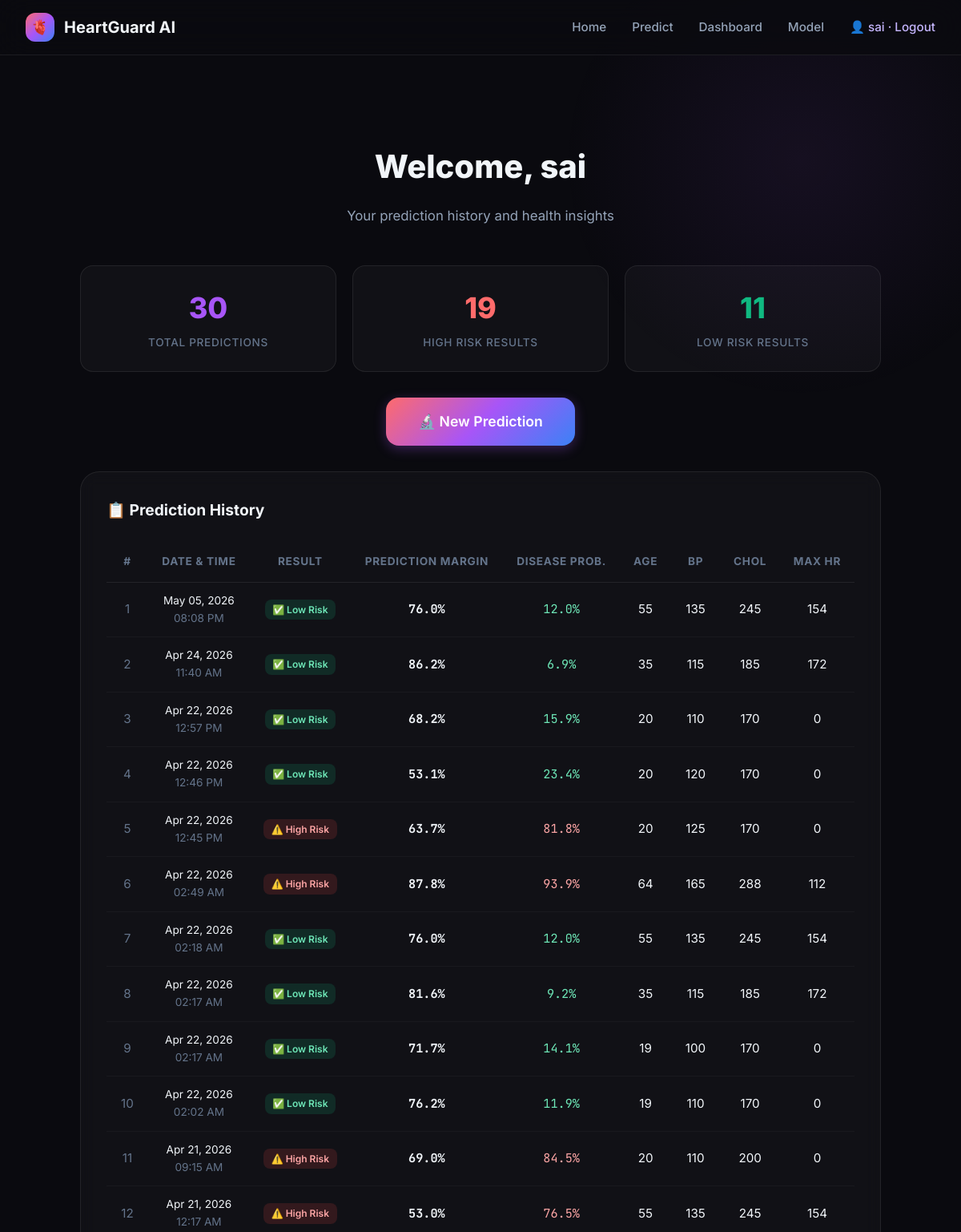
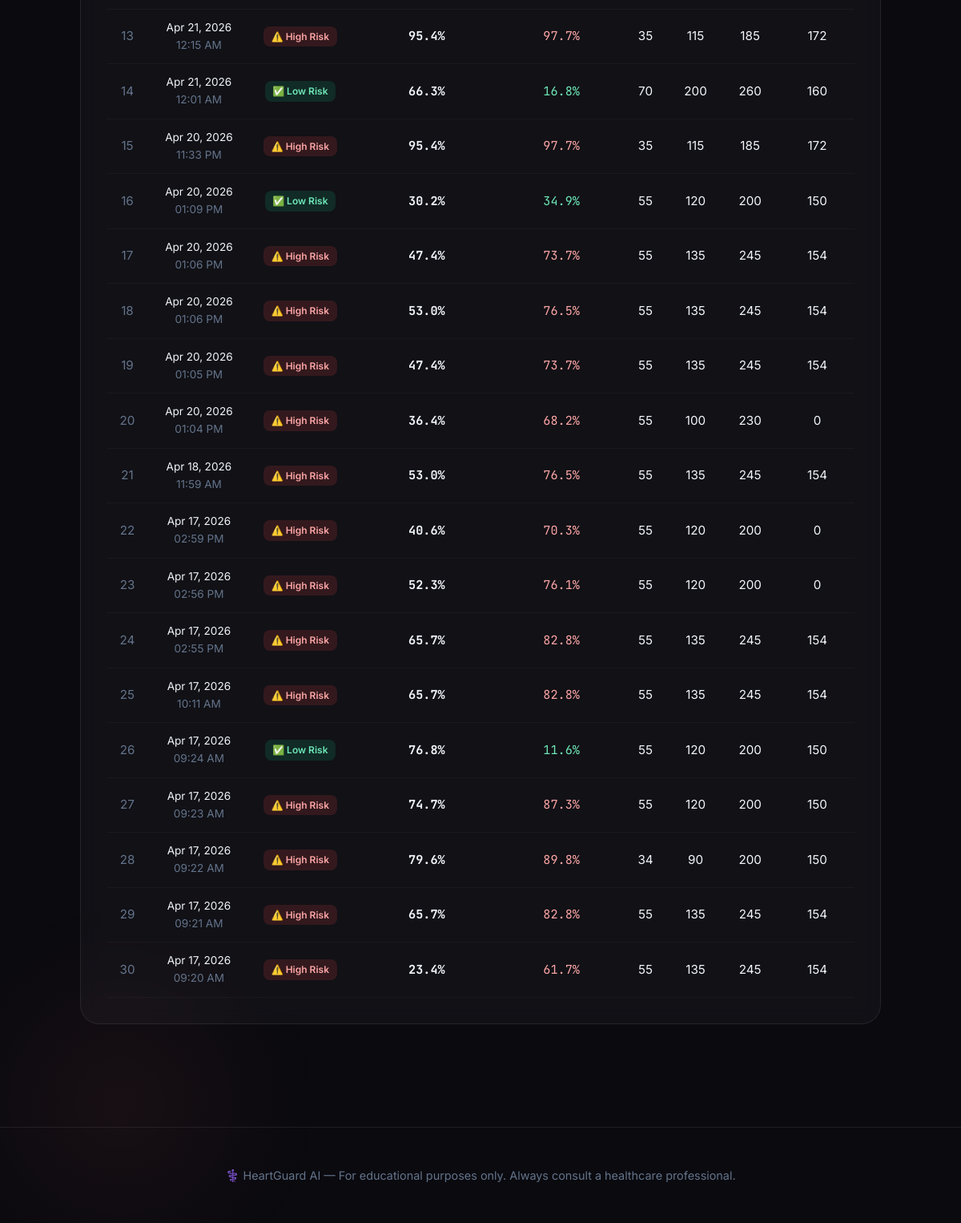
The page /dashboard (signed in) on the database as committed earlier (2 pictures, top to bottom).
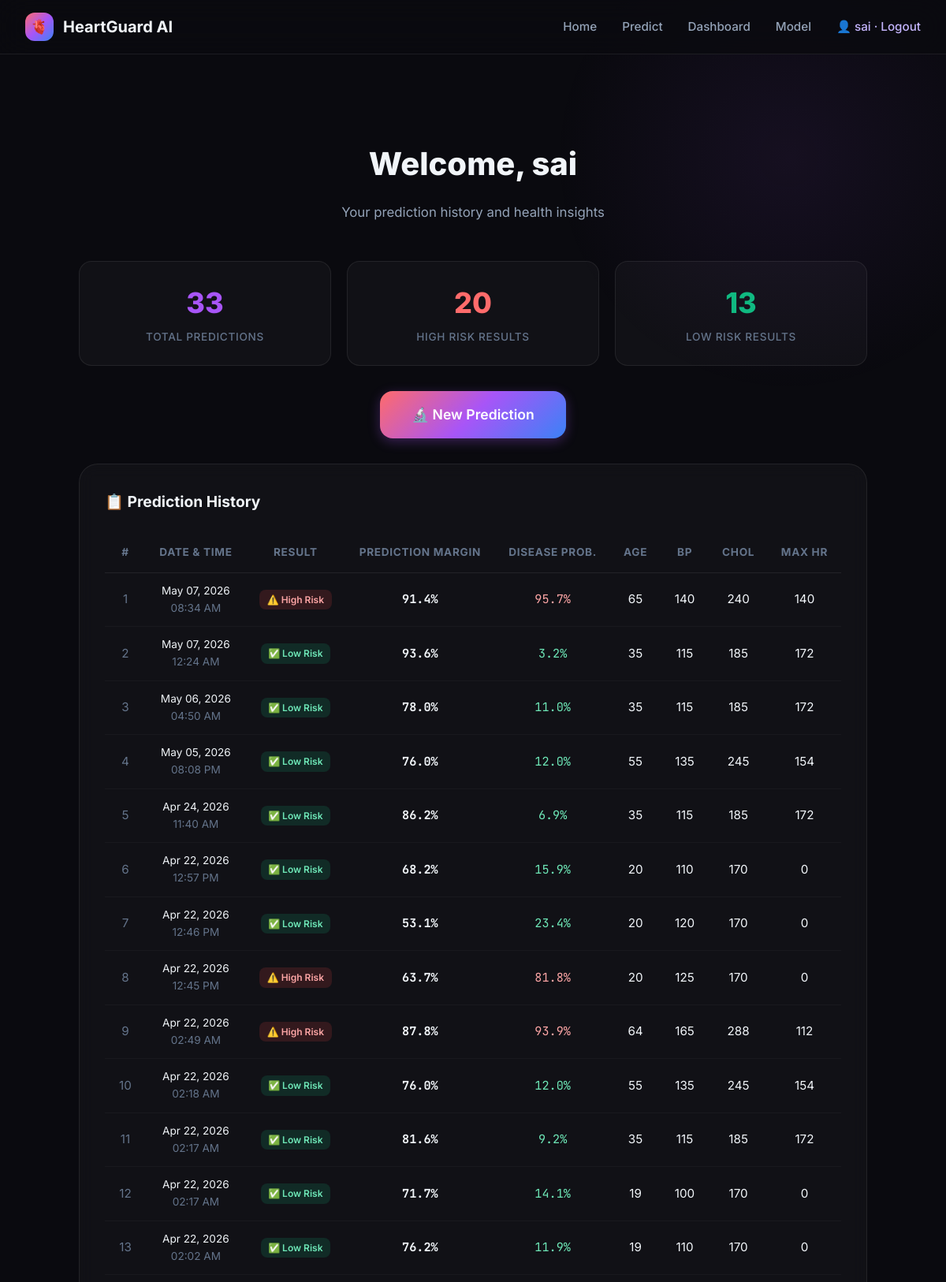
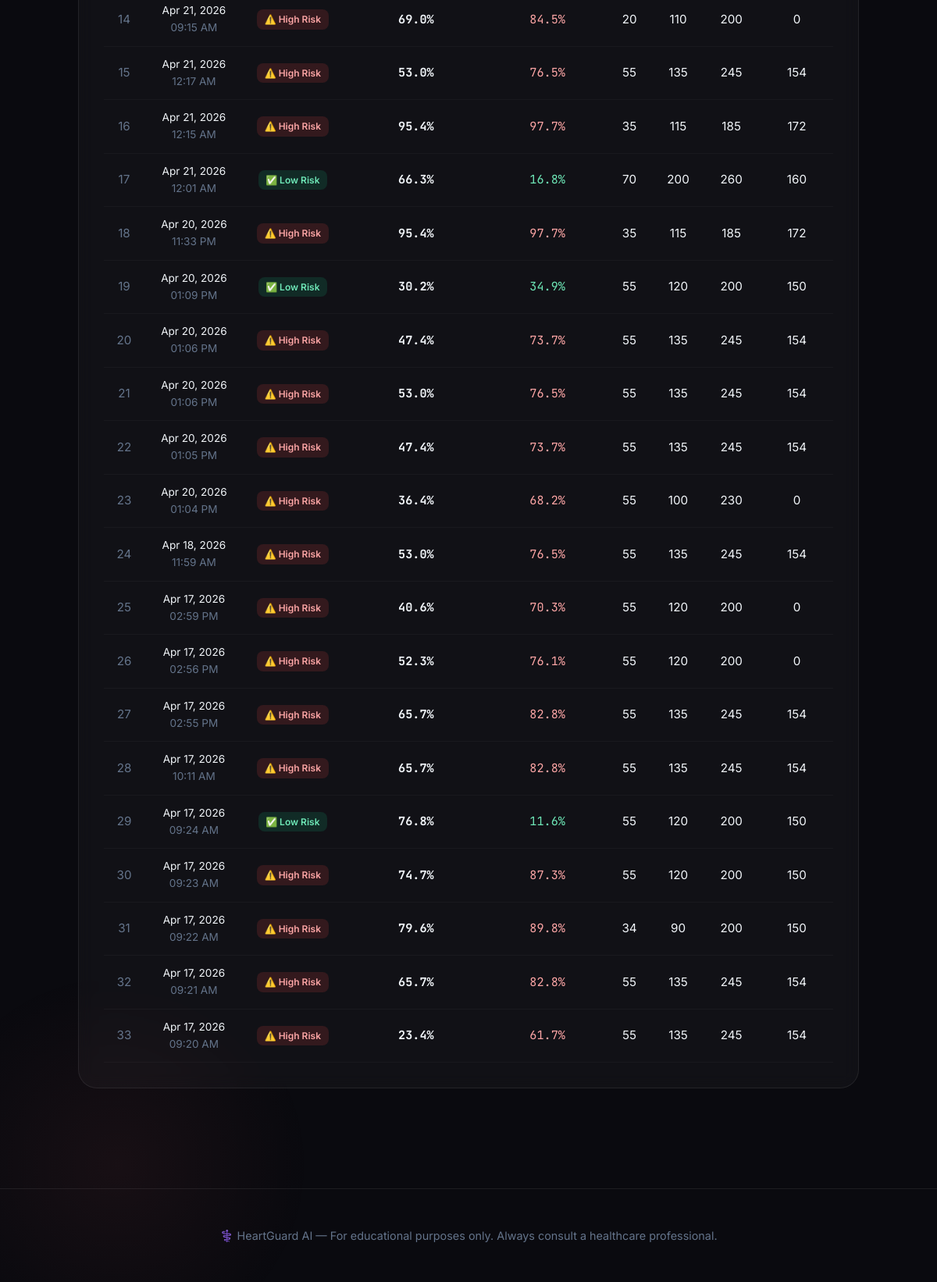
The same page on the database as committed later (2 pictures, top to bottom).
### models.py (models this page shows, shortened)
class User(UserMixin, db.Model):
    __tablename__ = 'users'
    id = db.Column(db.Integer, primary_key=True)
    name = db.Column(db.String(100), nullable=False)
    email = db.Column(db.String(120), unique=True, nullable=False, index=True)
    password_hash = db.Column(db.String(256), nullable=False)
    created_at = db.Column(db.DateTime, default=datetime.utcnow)
    predictions = db.relationship('PredictionHistory', backref='user', lazy='dynamic',
                                  order_by='PredictionHistory.created_at.desc()')

class PredictionHistory(db.Model):
    __tablename__ = 'prediction_history'
    id = db.Column(db.Integer, primary_key=True)
    user_id = db.Column(db.Integer, db.ForeignKey('users.id'), nullable=False, index=True)
    created_at = db.Column(db.DateTime, default=datetime.now)
    age = db.Column(db.Float)
    sex = db.Column(db.Float)
    cp = db.Column(db.Float)
    trestbps = db.Column(db.Float)
    chol = db.Column(db.Float)
    fbs = db.Column(db.Float)
    restecg = db.Column(db.Float)
    thalach = db.Column(db.Float)
    exang = db.Column(db.Float)
    oldpeak = db.Column(db.Float)
    slope = db.Column(db.Float)
    ca = db.Column(db.Float)
    thal = db.Column(db.Float)
    prediction = db.Column(db.Integer)  # 0 or 1
    confidence = db.Column(db.Float)
    probability_disease = db.Column(db.Float)
    probability_no_disease = db.Column(db.Float)

### app.py (the view)
@app.route('/dashboard')
@login_required
def dashboard():
    predictions = current_user.predictions.all()
    return render_template('dashboard.html', predictions=predictions, metrics=metrics)

### app.py (called while the page is built)
@login_manager.user_loader
def load_user(user_id):
    return db.session.get(User, int(user_id))

### templates/dashboard.html (shortened to what this page needs)
<!DOCTYPE html>
<html lang="en">
<head>
    <link rel="stylesheet" href="{{ url_for('static', filename='css/style.css') }}">
</head>
<body>
    <div class="bg-animation"></div>
    <nav class="navbar">
        <div class="nav-content">
            <a href="/" class="nav-logo">
                <span class="logo-icon">🫀</span>
                <span>HeartGuard AI</span>
            </a>
            <ul class="nav-links">
                <li><a href="/">Home</a></li>
                <li><a href="/predict">Predict</a></li>
                <li><a href="/dashboard">Dashboard</a></li>
                <li><a href="/model-performance">Model</a></li>
                <li><a href="/logout" class="nav-user">👤 {{ current_user.name }} · Logout</a></li>
            </ul>
        </div>
    </nav>
    <div class="page-content">
        <div class="container">
            <div class="dashboard-container">
                <div class="form-header fade-in">
                    <h1>Welcome, <span class="gradient-text">{{ current_user.name }}</span></h1>
                    <p>Your prediction history and health insights</p>
                </div>
                <div class="metrics-grid fade-in fade-in-delay-1" style="margin-bottom: 2rem;">
                    <div class="metric-card">
                        <div class="metric-value accuracy">{{ predictions|length }}</div>
                        <div class="metric-label">Total Predictions</div>
                    </div>
                    <div class="metric-card">
                        <div class="metric-value recall">
                            {{ predictions|selectattr('prediction', 'equalto', 1)|list|length }}
                        </div>
                        <div class="metric-label">High Risk Results</div>
                    </div>
                    <div class="metric-card">
                        <div class="metric-value f1">
                            {{ predictions|selectattr('prediction', 'equalto', 0)|list|length }}
                        </div>
                        <div class="metric-label">Low Risk Results</div>
                    </div>
                </div>
                <div style="text-align: center; margin-bottom: 2rem;" class="fade-in fade-in-delay-2">
                    <a href="/predict" class="btn btn-primary btn-lg">
                        🔬 New Prediction
                    </a>
                </div>
                <div class="card fade-in fade-in-delay-3" style="overflow-x: auto;">
                    <h3 style="margin-bottom: 1.25rem;">📋 Prediction History</h3>
                    {% if predictions|length == 0 %}
                    <div style="text-align: center; padding: 3rem 1rem;">
                        <p style="font-size: 3rem; margin-bottom: 1rem;">🔬</p>
                        <p style="color: var(--text-secondary); font-size: 1.1rem;">No predictions yet.</p>
                        <p style="color: var(--text-muted); margin-bottom: 1.5rem;">Make your first heart disease risk assessment!</p>
                        <a href="/predict" class="btn btn-primary">Start Prediction</a>
                    </div>
                    {% else %}
                    <table class="contributions-table">
                        <thead>
                            <tr>
                                <th>#</th>
                                <th>Date & Time</th>
                                <th>Result</th>
                                <th>Prediction Margin</th>
                                <th>Disease Prob.</th>
                                <th>Age</th>
                                <th>BP</th>
                                <th>Chol</th>
                                <th>Max HR</th>
                            </tr>
                        </thead>
                        <tbody>
                            {% for p in predictions %}
                            <tr>
                                <td style="color: var(--text-muted);">{{ loop.index }}</td>
                                <td style="font-size: 0.85rem;">
                                    {{ p.created_at.strftime('%b %d, %Y') }}<br>
                                    <span style="color: var(--text-muted);">{{ p.created_at.strftime('%I:%M %p') }}</span>
                                </td>
                                <td>
                                    {% if p.prediction == 1 %}
                                    <span class="impact-tag increases">⚠️ High Risk</span>
                                    {% else %}
                                    <span class="impact-tag decreases">✅ Low Risk</span>
                                    {% endif %}
                                </td>
                                <td>
                                    <span style="font-weight: 700; font-family: 'JetBrains Mono', monospace;">
                                        {{ p.confidence }}%
                                    </span>
                                </td>
                                <td>
                                    <span style="font-family: 'JetBrains Mono', monospace; color: {{ '#fca5a5' if p.probability_disease > 50 else '#6ee7b7' }};">
                                        {{ p.probability_disease }}%
                                    </span>
                                </td>
                                <td>{{ p.age|int }}</td>
                                <td>{{ p.trestbps|int }}</td>
                                <td>{{ p.chol|int }}</td>
                                <td>{{ p.thalach|int }}</td>
                            </tr>
                            {% endfor %}
                        </tbody>
                    </table>
                    {% endif %}
                </div>
            </div>
        </div>
        <footer class="footer">
            <div class="container">
                <p>⚕️ HeartGuard AI — For educational purposes only. Always consult a healthcare professional.</p>
            </div>
        </footer>
    </div>
</body>
</html>

Rows that differ between the two databases and show on the page:
added PredictionHistory: created_at "May 07, 2026", created_at "08:34 AM", prediction "⚠️ High Risk", confidence "91.4", probability_disease "95.7", age "65", trestbps "140", chol "240", thalach "140"
added PredictionHistory: created_at "May 07, 2026", created_at "12:24 AM", prediction "✅ Low Risk", confidence "93.6", probability_disease "3.2", age "35", trestbps "115", chol "185", thalach "172"
added PredictionHistory: created_at "May 06, 2026", created_at "04:50 AM", prediction "✅ Low Risk", confidence "78.0", probability_disease "11.0", age "35", trestbps "115", chol "185", thalach "172"
Other text that changed with them:
{{ predictions|length }}: "30" → "33"
{{ predictions|selectattr('prediction', 'equalto', 1)|list|length }}: "19" → "20"
{{ predictions|selectattr('prediction', 'equalto', 0)|list|length }}: "11" → "13"
